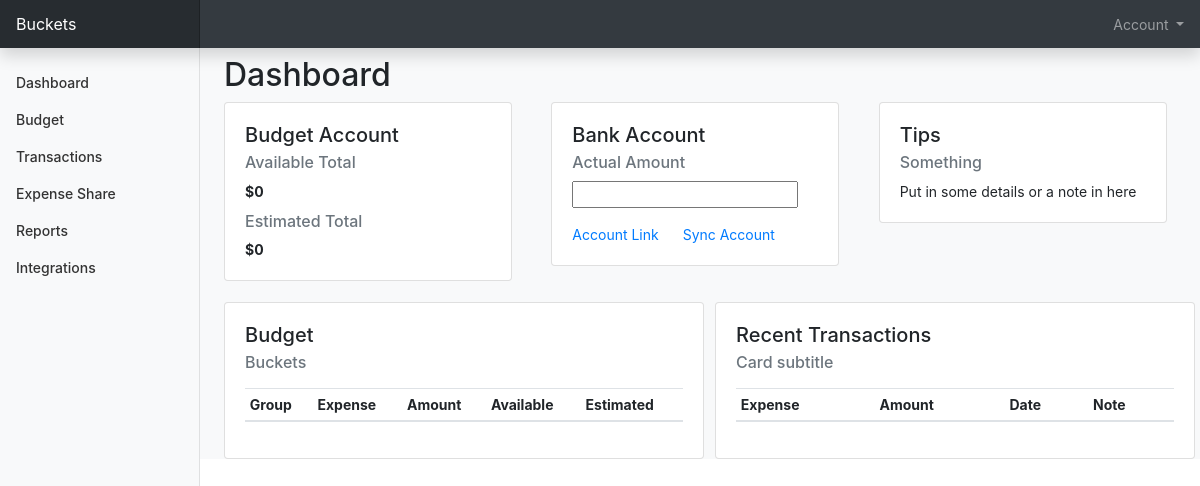
The page /dashboard (signed in) on the database as committed earlier.
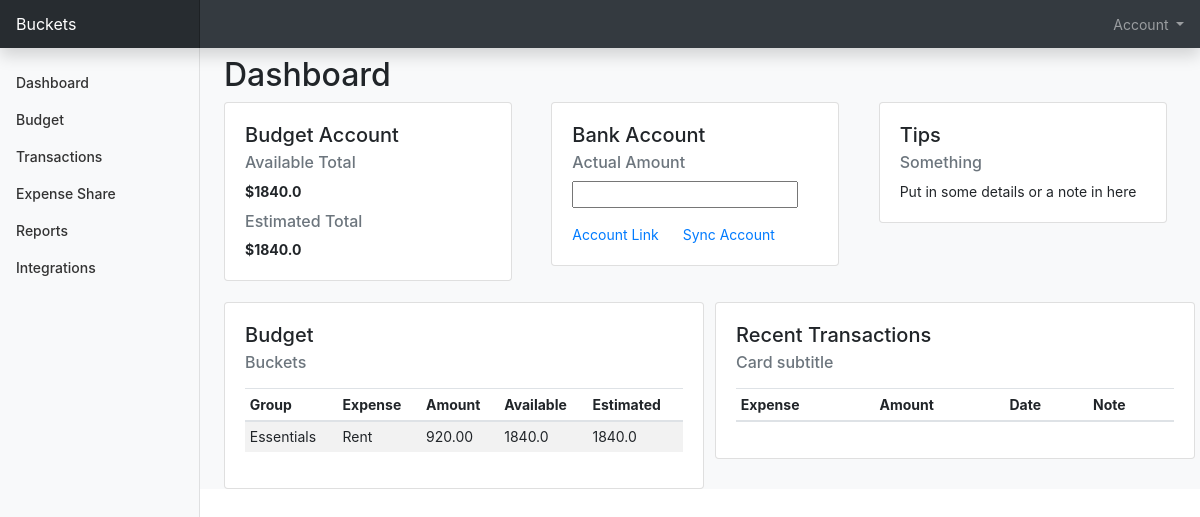
The same page on the database as committed later.
### buckets/models.py (models this page shows, shortened)
class Budget(db.Model):
    __tablename__ = 'budget'
    id = db.Column(db.Integer, primary_key=True)
    group = db.Column(db.String(140))
    expense = db.Column(db.String(140))
    amount = db.Column(db.Float)
    last_paid = db.Column(db.DateTime, index=True)
    next_due = db.Column(db.DateTime)
    expense_cycle = db.Column(db.String)
    in_flows = db.Column(db.Float)
    out_flows = db.Column(db.Float)
    available = db.Column(db.Float)
    est_min = db.Column(db.Float)
    username = db.Column(db.String(64), db.ForeignKey('user.username'))
    transactions = db.relationship('Transactions', lazy='dynamic')

### buckets/dashboard.py (the view)
@bp.route("/dashboard") #this will be used for the home page
@login_required
def index():
    form = ExpenseForm()
    form2 = TransactForm()
    expenses = Budget.query.filter_by(username=current_user.username).all()
    transactions = Transactions.query.filter_by(username=current_user.username).all()
    displayfields = ['group', 'expense', 'amount', 'available', 'est_min']
    columns = [
        {'name':'Group','sortable':"true"},
        {'name':'Expense','sortable':"true"},
        {'name':'Amount','sortable':"true"},
        {'name':'Available','sortable':"false"},
        {'name':'Estimated','sortable':"false"}]
    rows = []
    for expense in expenses:
        expensedict = {'id':expense.id, 'username':expense.username, 'group':expense.group, 'expense':expense.expense,
        'amount':"{:.2f}".format(expense.amount), 'last_paid':expense.last_paid.strftime('%Y-%m-%d'), 'expense_cycle':expense.expense_cycle,
        'available':expense.available, 'est_min':expense.est_min
        }
        rows.append(expensedict)
    transactfields = ['expense', 'amount', 'date', 'note']
    transactcolumns = [
        {'name':'Expense','sortable':"true"},
        {'name':'Amount','sortable':"true"},
        {'name':'Date','sortable':"true"},
        {'name':'Note','sortable':"false"}]
    transactrows = []
    for transaction in transactions:
        transdict = {'id':transaction.id, 'username':transaction.username, 'expense':transaction.expense,
        'amount':"{:.2f}".format(transaction.amount), 'date':transaction.date.strftime('%Y-%m-%d'), 'note':transaction.note
        }
        transactrows.append(transdict)
    totalavail = sum(total['available'] for total in rows)
    totalest = sum(total['est_min'] for total in rows)
    return render_template('dashboard.html', title='Dashboard', form=form, form2=form2, columns=columns, rows=rows, fields=displayfields, totalavail=totalavail, totalest=totalest,
        transactcolumns=transactcolumns, transactrows=transactrows, transactfields=transactfields)

### buckets/forms.py
class ExpenseForm(FlaskForm):
    group = StringField('group', validators=[DataRequired()])
    expense = StringField('expense', validators=[DataRequired()])
    amount = IntegerField('amount', validators=[DataRequired()])
    last_paid = DateField('Last Paid', validators=[DataRequired()])
    cycle = SelectField('Expense Cycle', choices=[('Weekly', 'Weekly'),('Fortnightly','Fortnightly'),('Monthly','Monthly'),('Yearly','Yearly')])
    nxtlst_select = SelectField('Next/Last Date Select', choices=[('lp', 'Last Paid'),('nd','Next Due')])
    submit = SubmitField('Add Expense')

class TransactForm(FlaskForm):
    expense = QuerySelectField('expense', get_label='expense', query_factory=getExpenseCat, validators=[DataRequired()]) #this should be a select field which is filled from the expenses in the Budget table
    amount = IntegerField('amount', validators=[DataRequired()])
    date = DateField('Last Paid', validators=[DataRequired()]) #this should be a calender picker
    note = StringField('note')
    submit = SubmitField('Add Transaction')

### buckets/models.py (called while the page is built)
@login.user_loader
def load_user(id):
    return User.query.get(int(id))

### buckets/templates/dashboard.html (shortened to what this page needs)
{% extends 'base.html' %}
{% block header %}
  <h1 class="h2">{% block title %}Dashboard{% endblock %}</h1>
{% endblock %}
{% block content %}
<div class="row">
  <div class="col-sm-4">
    <div class="card" style="width: 18rem;">
      <div class="card-body">
        <h5 class="card-title">Budget Account</h5>
        <h6 class="card-subtitle mb-2 text-muted">Available Total</h6>
        <p class="card-text"><b>${{ totalavail }}</b></p>
        <h6 class="card-subtitle mb-2 text-muted">Estimated Total</h6>
        <p class="card-text"><b>${{ totalest }}</b></p>
      </div>
    </div>
  </div>
  <div class="col-sm-4">
    <div class="card" style="width: 18rem;">
      <div class="card-body">
        <h5 class="card-title">Bank Account</h5>
        <h6 class="card-subtitle mb-2 text-muted">Actual Amount</h6>
        <p class="card-text"><input type="number"></p>
        <a href="#" class="card-link">Account Link</a>
        <a href="#" class="card-link">Sync Account</a>
      </div>
    </div>
  </div>
  <div class="col-sm-4">
    <div class="card" style="width: 18rem;">
      <div class="card-body">
        <h5 class="card-title">Tips</h5>
        <h6 class="card-subtitle mb-2 text-muted">Something</h6>
        <p class="card-text">Put in some details or a note in here</p>
      </div>
    </div>
  </div>
</div>
<br>
<div class="row">
  <div class="col-sm-6">
    <div class="card" style="width: 30rem;">
      <div class="card-body">
        <h5 class="card-title">Budget</h5>
        <h6 class="card-subtitle mb-2 text-muted">Buckets</h6>
        <p class="card-text">
          <div class="table-responsive">
            <table id="mainTable" class="table table-striped table-sm" style="width:100%;margin:0px auto" data-toggle="table"  data-show-export="true" data-group-by="true" data-group-by-field="Group">
              <thead>
                <tr>
                  {%- for column in columns %}
                  <th data-sortable = "{{ column.sortable }}">{{ column.name }}</th>
                  {%- endfor %}
                </tr>
              </thead>
              <tbody>
                {% for row in rows %}
                <tr>
                  {% for field in fields %}
                    <td>{{ row[field] }}</td>
                  {% endfor %}
                </tr>
                {% endfor %}
              </tbody>
            </table>
          </div>
        </p>
      </div>
    </div>
  </div>
  <div class="col-sm-6">
    <div class="card" style="width: 30rem;">
      <div class="card-body">
        <h5 class="card-title">Recent Transactions</h5>
        <h6 class="card-subtitle mb-2 text-muted">Card subtitle</h6>
        <p class="card-text">
          <div class="table-responsive">
            <table id="mainTable" class="table table-striped table-sm" style="width:100%;margin:0px auto" data-toggle="table" data-show-export="true">
              <thead>
                <tr>
                  {%- for transactcolumn in transactcolumns %}
                  <th data-sortable = "{{ transactcolumn.sortable }}">{{ transactcolumn.name }}</th>
                  {%- endfor %}
                </tr>
              </thead>
            </table>
          </div>
        </p>
      </div>
    </div>
  </div>
</div>
{% endblock %}

Rows that differ between the two databases and show on the page:
added Budget: group "Essentials" "Rent" "920.00" "1840.0" "1840.0"
Other text that changed with them:
{{ totalavail }}: "0" → "1840.0"
{{ totalest }}: "0" → "1840.0"
